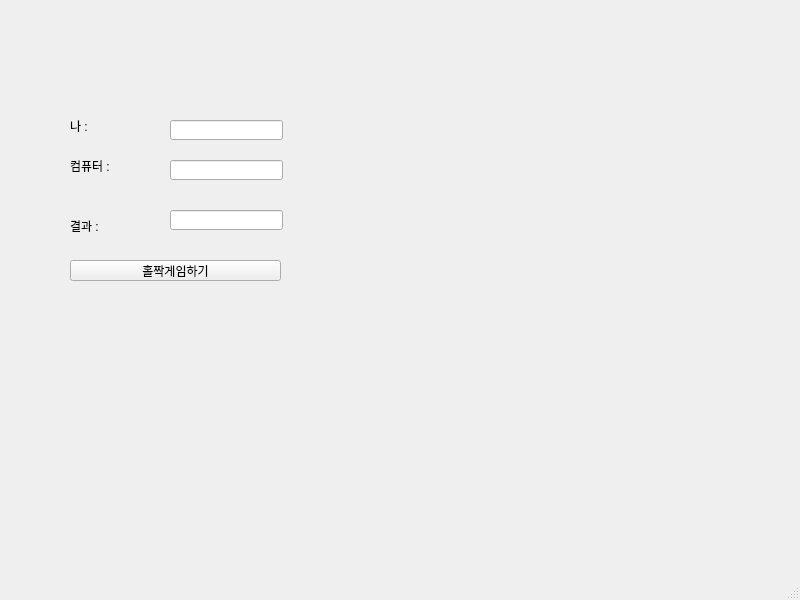
<?xml version="1.0" encoding="UTF-8"?>
<ui version="4.0">
 <class>MainWindow</class>
 <widget class="QMainWindow" name="MainWindow">
  <property name="geometry">
   <rect>
    <x>0</x>
    <y>0</y>
    <width>800</width>
    <height>600</height>
   </rect>
  </property>
  <property name="windowTitle">
   <string>MainWindow</string>
  </property>
  <widget class="QWidget" name="centralwidget">
   <widget class="QPushButton" name="pb">
    <property name="geometry">
     <rect>
      <x>70</x>
      <y>260</y>
      <width>211</width>
      <height>21</height>
     </rect>
    </property>
    <property name="text">
     <string>홀짝게임하기</string>
    </property>
   </widget>
   <widget class="QLabel" name="lblMe">
    <property name="geometry">
     <rect>
      <x>70</x>
      <y>120</y>
      <width>56</width>
      <height>12</height>
     </rect>
    </property>
    <property name="text">
     <string>나 :</string>
    </property>
   </widget>
   <widget class="QLabel" name="lblCom">
    <property name="geometry">
     <rect>
      <x>70</x>
      <y>160</y>
      <width>56</width>
      <height>12</height>
     </rect>
    </property>
    <property name="text">
     <string>컴퓨터 :</string>
    </property>
   </widget>
   <widget class="QLabel" name="lblResult">
    <property name="geometry">
     <rect>
      <x>70</x>
      <y>220</y>
      <width>56</width>
      <height>12</height>
     </rect>
    </property>
    <property name="text">
     <string>결과 :</string>
    </property>
   </widget>
   <widget class="QLineEdit" name="leMe">
    <property name="geometry">
     <rect>
      <x>170</x>
      <y>120</y>
      <width>113</width>
      <height>20</height>
     </rect>
    </property>
   </widget>
   <widget class="QLineEdit" name="leCom">
    <property name="geometry">
     <rect>
      <x>170</x>
      <y>160</y>
      <width>113</width>
      <height>20</height>
     </rect>
    </property>
   </widget>
   <widget class="QLineEdit" name="leResult">
    <property name="geometry">
     <rect>
      <x>170</x>
      <y>210</y>
      <width>113</width>
      <height>20</height>
     </rect>
    </property>
   </widget>
  </widget>
  <widget class="QMenuBar" name="menubar">
   <property name="geometry">
    <rect>
     <x>0</x>
     <y>0</y>
     <width>800</width>
     <height>21</height>
    </rect>
   </property>
  </widget>
  <widget class="QStatusBar" name="statusbar"/>
 </widget>
 <resources/>
 <connections/>
</ui>
